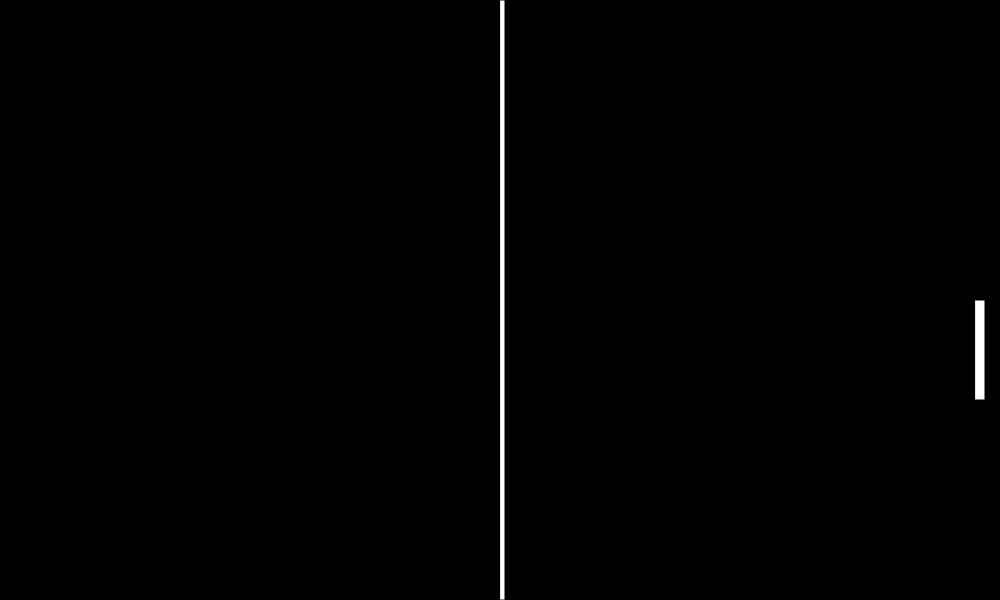
Frame 1 (no input)
Frame 60 (no input): identical to frame 1, image omitted
Frame 120 (the mouse pressed at the canvas centre since frame 60): identical to frame 1, image omitted

The p5.js sketch that drew this single still picture (run headless with seeded random() and noise() and a simulated clock; from frame 60 on, the mouse is pressed at the canvas centre):

// p5.js sketch
// ── sketch.js
var ancho = 1000;
var alto = 600;
var speed = 5;
var posx = 0; 
function setup() {
  createCanvas(ancho,alto);
}

function draw() {
 drawBack();
 if (keyCode === UP_ARROW) {
    posx = posx + speed;
  } else if (keyCode === DOWN_ARROW) {
    posx = posx - speed;
  }
 drawPlayer();
 
}


function drawBack(){
  
  background(0);
  //fill(100,200,300);
  rect(ancho/2,0,5,alto);
}

function drawPlayer(){
  
  
  
  keyCode = LEFT_ARROW;
  rect(975,300+posx,10,100);
  
}
